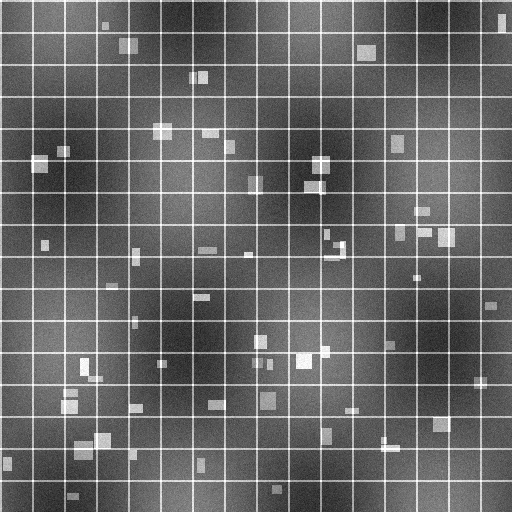
#> input picture tests/out/pairs/hr/sample_01.png, 512 x 512 px; its folder holds only this picture in this run
$ python preview.py --input ../tests/out/pairs/hr/sample_01.png
#> lines starting #> are read from the running program, lines starting #| are printed output that depends on the picture
"""Make pipeline imagery viewable — convert 16-bit GeoTIFFs to PNGs you can
open anywhere, and build side-by-side HTML comparisons for tuning parameters.

Why this exists: stages 2-5 write 16-bit single-band GeoTIFFs. Windows Photos
can't open them, and even viewers that can usually render them near-black,
because PAN data occupies only a slice of the 16-bit range. This applies a
percentile contrast stretch (like a GIS viewer does) so you actually see the
image, and reports the real DN range so you know what you're looking at.

Two modes:

  1) Browse any stage's output as PNGs / a contact sheet
     python tools/preview.py --input data/standardized/maxar --out-dir previews/std
     python tools/preview.py --input data/patches --html previews/patches.html --limit 40

  2) HR vs LR comparison for tuning configs/degradation.yaml — shows each pair
     at matched display size, plus a zoomed centre crop where blur / noise /
     aliasing are actually visible, annotated with the degradation parameters
     that produced it.
     python tools/preview.py --pairs data/pairs --html previews/degradation.html --limit 12

Stretch is configurable so you can compare like-for-like:
  --stretch percentile (default, --percentiles 2 98) | minmax | none
Use `--stretch none` to see the raw linear mapping (what a naive viewer shows).
"""
import argparse
import base64
import io
import json
from pathlib import Path

import numpy as np
from PIL import Image

try:
    import rasterio
    _HAVE_RASTERIO = True
except ImportError:
    _HAVE_RASTERIO = False

RASTER_EXTS = {".tif", ".tiff"}
PIL_EXTS = {".png", ".jpg", ".jpeg"}
IMG_EXTS = RASTER_EXTS | PIL_EXTS


# ---------------------------------------------------------------- reading

def read_band(path: Path):
    """Return (float array, info dict) for a single-band image of any supported
    type. Never rescales — the raw DN values come back untouched."""
    suffix = path.suffix.lower()
    if suffix in RASTER_EXTS:
        if not _HAVE_RASTERIO:
            raise RuntimeError("rasterio is required to read GeoTIFFs")
        with rasterio.open(path) as ds:
            arr = ds.read(1).astype(np.float64)
            info = {"dtype": str(ds.dtypes[0]), "crs": str(ds.crs),
                    "size": f"{ds.width}x{ds.height}", "tags": ds.tags()}
    else:
        img = Image.open(path)
        arr = np.asarray(img.convert("I") if img.mode.startswith("I")
                         else img.convert("L"), dtype=np.float64)
        info = {"dtype": str(np.asarray(img).dtype), "crs": "-",
                "size": f"{arr.shape[1]}x{arr.shape[0]}", "tags": {}}
    info["dn_min"] = float(arr.min())
    info["dn_max"] = float(arr.max())
    info["dn_mean"] = float(arr.mean())
    return arr, info


# ---------------------------------------------------------------- stretching

def stretch(arr: np.ndarray, mode="percentile", pcts=(2.0, 98.0)) -> np.ndarray:
    """Map raw DN to [0,1] for display.

    percentile: clip to the given percentiles then rescale — what GIS viewers
                do, and the only way faint PAN detail becomes visible.
    minmax:     rescale the full observed range.
    none:       raw linear over the dtype range (shows why the file looks black
                in a naive viewer).
    """
    a = arr.astype(np.float64)
    if mode == "none":
        hi = 65535.0 if a.max() > 255 else 255.0
        return np.clip(a / hi, 0, 1)
    if mode == "minmax":
        lo, hi = a.min(), a.max()
    else:
        valid = a[a > 0] if (a > 0).any() else a      # ignore nodata=0
        lo, hi = np.percentile(valid, pcts[0]), np.percentile(valid, pcts[1])
    if hi <= lo:
        return np.zeros_like(a)
    return np.clip((a - lo) / (hi - lo), 0, 1)


def to_pil(arr01: np.ndarray) -> Image.Image:
    return Image.fromarray(np.clip(arr01 * 255, 0, 255).astype(np.uint8))


# [11 lines left out: functions data_uri, centre_crop, not called in this run]


def upscale(img: Image.Image, target: int) -> Image.Image:
    """Nearest-neighbour so individual pixels stay visible when zoomed."""
    return img.resize((target, target), Image.NEAREST)


# ---------------------------------------------------------------- discovery

def iter_images(path: Path, limit=None, recursive=True):
    if path.is_file():
        return [path]
    globber = path.rglob if recursive else path.glob
    found = sorted({p for ext in IMG_EXTS for p in globber(f"*{ext}")})
    return found[:limit] if limit else found


# ---------------------------------------------------------------- HTML

CSS = """
body{background:#12181d;color:#dfe6e2;font:14px/1.5 -apple-system,Segoe UI,Roboto,sans-serif;margin:0;padding:24px}
h1{font-size:20px;margin:0 0 4px;color:#7fd6cf}
.sub{color:#93a29a;font-size:13px;margin-bottom:20px}
.card{background:#161e25;border:1px solid #2b3841;border-radius:10px;padding:14px;margin-bottom:16px}
.card h2{font-size:14px;margin:0 0 10px;color:#e0a552;font-family:ui-monospace,Consolas,monospace;word-break:break-all}
.row{display:flex;flex-wrap:wrap;gap:14px;align-items:flex-start}
.cell{text-align:center}
.cell img{display:block;border:1px solid #2b3841;border-radius:6px;image-rendering:pixelated;background:#000}
.cap{font-size:11px;color:#93a29a;margin-top:5px;font-family:ui-monospace,Consolas,monospace}
.meta{font-size:11.5px;color:#93a29a;font-family:ui-monospace,Consolas,monospace;margin-top:8px}
.meta b{color:#dfe6e2}
.grid{display:grid;grid-template-columns:repeat(auto-fill,minmax(150px,1fr));gap:12px}
.grid .cell img{width:100%;height:auto}
.tag{display:inline-block;background:#1f6b66;color:#fff;border-radius:999px;padding:1px 9px;font-size:11px;margin-right:6px}
"""


# [4 lines left out: function html_page, not called in this run]


# ---------------------------------------------------------------- mode: browse

def mode_browse(args):
    src = Path(args.input)
    paths = iter_images(src, args.limit)
    if not paths:
        raise SystemExit(f"no images found under {src}")
    print(f"found {len(paths)} image(s) under {src}")

    out_dir = Path(args.out_dir) if args.out_dir else None
    if out_dir:
        out_dir.mkdir(parents=True, exist_ok=True)

    cells = []
    for p in paths:
        arr, info = read_band(p)
#> in read_band, img is the input picture: PIL image 512x512 L; min 27, max 255, mean 104.5
        img = to_pil(stretch(arr, args.stretch, tuple(args.percentiles)))
        if out_dir:
            img.save(out_dir / f"{p.stem}.png")
        if args.html:
            cells.append(
                f"<div class='cell'><img src='{data_uri(img)}' alt='{p.name}'>"
                f"<div class='cap'>{p.stem}<br>{info['size']} {info['dtype']}<br>"
                f"DN {info['dn_min']:.0f}-{info['dn_max']:.0f}</div></div>")

    if out_dir:
        print(f"wrote {len(paths)} PNG(s) -> {out_dir}")
    if args.html:
        out = Path(args.html)
        out.parent.mkdir(parents=True, exist_ok=True)
        sub = (f"{len(paths)} image(s) from {src} &middot; stretch: "
               f"<b>{args.stretch}</b> {tuple(args.percentiles) if args.stretch=='percentile' else ''}")
        out.write_text(html_page("TerraSR - stage preview", sub,
                                  f"<div class='grid'>{''.join(cells)}</div>"), encoding="utf-8")
        print(f"wrote contact sheet -> {out}   (open it in any browser)")


# ---------------------------------------------------------------- mode: pairs

# [66 lines left out: functions load_degradation_params, mode_pairs, not called in this run]


# ---------------------------------------------------------------- cli

def main():
    ap = argparse.ArgumentParser(description=__doc__,
                                  formatter_class=argparse.RawDescriptionHelpFormatter)
    src = ap.add_mutually_exclusive_group(required=True)
    src.add_argument("--input", help="file or directory of stage output to view")
    src.add_argument("--pairs", help="a stage 5 output dir (containing hr/ and lr/)")
    ap.add_argument("--out-dir", help="write individual PNGs here (browse mode)")
    ap.add_argument("--html", help="write a self-contained HTML page here")
    ap.add_argument("--limit", type=int, default=None, help="max images (default: all)")
    ap.add_argument("--stretch", choices=["percentile", "minmax", "none"], default="percentile")
    ap.add_argument("--percentiles", type=float, nargs=2, default=[2.0, 98.0],
                     metavar=("LO", "HI"))
    ap.add_argument("--display", type=int, default=256, help="display size px (pairs mode)")
    ap.add_argument("--zoom", type=int, default=96,
                     help="HR centre-crop size to magnify (pairs mode)")
    args = ap.parse_args()

    if args.pairs:
        mode_pairs(args)
    else:
        if not args.out_dir and not args.html:
            args.out_dir = "previews"
            print("no --out-dir/--html given; defaulting to --out-dir previews")
        mode_browse(args)
#> in mode_browse, `arr, info = read_band(p)`: info = 7 items
#> in stretch, `lo, hi = np.percentile(valid, pcts[0]), np.percentile(valid, pcts[1])`: lo = 50; hi = 220
#> in stretch, `return np.clip((a - lo) / (hi - lo), 0, 1)`:
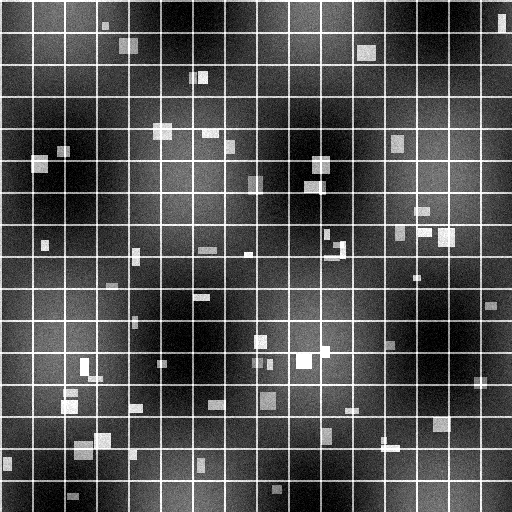
#> returned value: shape (512, 512) float64; min 0, max 1, mean 0.319


if __name__ == "__main__":
    main()

$ run again, on tests/out/pairs/hr/sample_02.png
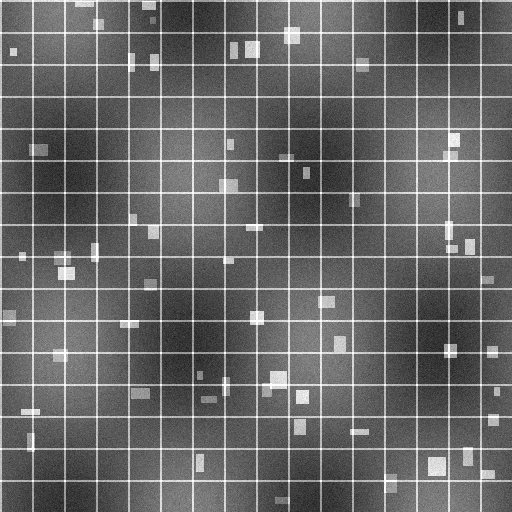
#> input picture tests/out/pairs/hr/sample_02.png, 512 x 512 px
#> in read_band, img is the input picture: PIL image 512x512 L; min 23, max 255, mean 104.4
#> info = 7 items
#> lo = 50; hi = 221
#> in stretch, `return np.clip((a - lo) / (hi - lo), 0, 1)`:
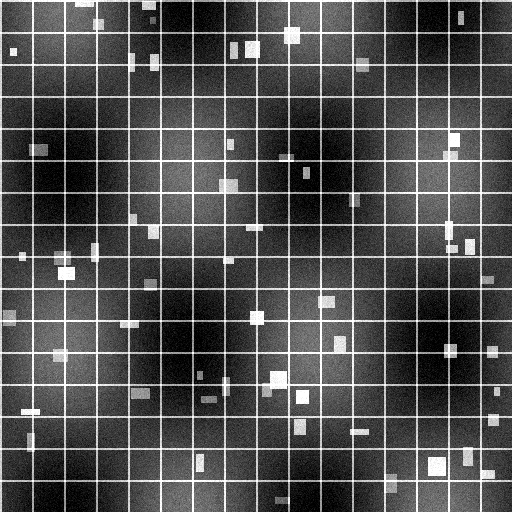
#> returned value: shape (512, 512) float64; min 0, max 1, mean 0.316
